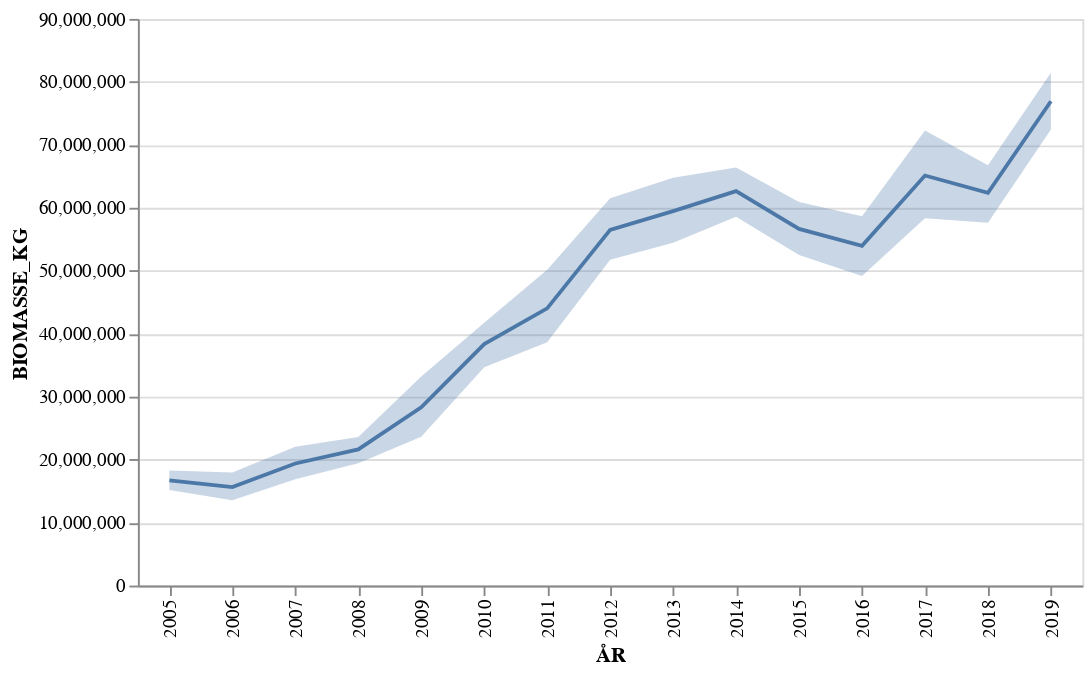

The cell this chart's notebook holds for it:
### Markdown cell above
https://altair-viz.github.io/gallery/line_with_ci.html

### Code cell
import altair as alt
import datetime

data=pd.read_csv("https://www.fiskeridir.no/Akvakultur/Tall-og-analyse/Biomassestatistikk/Biomassestatistikk-etter-fylke/_/attachment/download/422fa084-c905-43b4-9446-a050e92e80e5:1c81cbe34307c35cb79e7dc5a55aae783ab17ac7/biostat-total-flk-2019.csv", delimiter=";", error_bad_lines=False, encoding='latin-1', decimal=",")
data_selection=data[(data.ARTSID=="LAKS")&(data['FYLKE']=='01 Finnmark')].groupby(['MÅNED','ÅR','MÅNED_KODE']).sum()
data_selection.reset_index(inplace=True)


data_selection=data_selection.assign(**{'Date':0, 'DAY':1})

for index, måned in enumerate(data_selection.MÅNED):
  
  data_selection.MÅNED[index]=str(måned).replace('DESEMBER','DECEMBER').replace('FEBRUAR','FEBRUARY').replace('JANUAR','JANUARY').replace('JULI','JULY').replace('JUNI','JUNE').replace('MAI','MAY').replace('MARS','MARCH').replace('OKTOBER','OCTOBER')

  data_selection.Date[index] =datetime.datetime.strptime(str(data_selection.ÅR[index])+str(data_selection.MÅNED[index])+str(data_selection.DAY[index]), "%Y%B%d")

data_selection.MÅNED=data_selection.MÅNED.astype(str)
data_selection['timestamp'] = pd.to_datetime(data_selection.Date)

base = alt.Chart(data_selection.drop(['Date','MÅNED'], axis=1)).encode(x="ÅR:O").properties(width=500)

bar = base.mark_line().encode(
    y="mean(BIOMASSE_KG):Q",
    #color="FYLKE:N"
)

band = base.mark_errorband(extent='ci').encode(
    x='ÅR:O',
    y=alt.Y('BIOMASSE_KG:Q', title='BIOMASSE_KG'),
)

alt.layer(bar, band)

### Figure 1 — Vega-Lite specification as saved in the notebook (floating-point values rounded to 4 significant figures; data arrays with more than 128 entries replaced by an {"elided": "..."} marker saying what was removed)
{"config": {"view": {"continuousWidth": 400, "continuousHeight": 300}}, "layer": [{"mark": "line", "encoding": {"x": {"type": "ordinal", "field": "ÅR"}, "y": {"type": "quantitative", "aggregate": "mean", "field": "BIOMASSE_KG"}}, "width": 500}, {"mark": {"type": "errorband", "extent": "ci"}, "encoding": {"x": {"type": "ordinal", "field": "ÅR"}, "y": {"type": "quantitative", "field": "BIOMASSE_KG", "title": "BIOMASSE_KG"}}, "width": 500}], "data": {"name": "data-0b2eb1275109f630a172e0c76050f8c9"}, "$schema": "https://vega.github.io/schema/vega-lite/v4.8.1.json", "datasets": {"data-0b2eb1275109f630a172e0c76050f8c9": {"elided": "180 records"}}}
